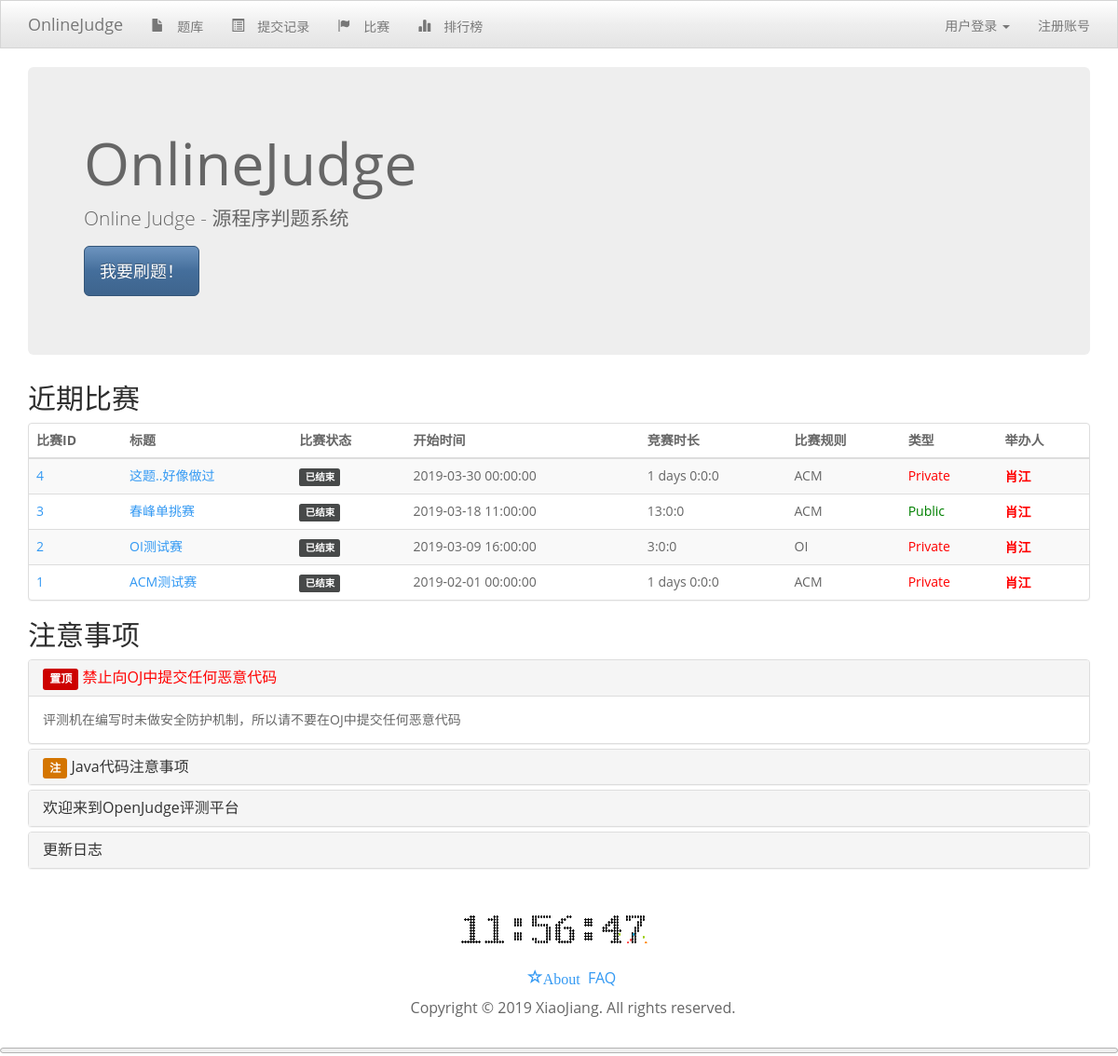
The page / on the database its author committed.
### tables this page shows
CREATE TABLE IF NOT EXISTS `oj_data` (
  `oj_name` varchar(20) NOT NULL COMMENT '网站名称',
  `oj_html_title` varchar(30) NOT NULL COMMENT '标题',
  `oj_title` varchar(30) NOT NULL COMMENT '副名称',
  `oj_runid` int(11) NOT NULL,
  `oj_EvaMacState_1` int(11) NOT NULL,
  `oj_EvaMacState_2` int(11) NOT NULL,
  `oj_allrun_1` int(11) NOT NULL,
  `oj_allrun_2` int(11) NOT NULL
);

CREATE TABLE IF NOT EXISTS `oj_contest` (
  `ConID` int(11) NOT NULL COMMENT '比赛ID',
  `Title` varchar(20) NOT NULL COMMENT '比赛标题',
  `Synopsis` text NOT NULL,
  `Organizer` varchar(20) NOT NULL COMMENT '举办人',
  `Rule` varchar(20) NOT NULL COMMENT '规则',
  `Type` int(11) NOT NULL,
  `PassWord` varchar(20) NOT NULL,
  `StartTime` datetime NOT NULL COMMENT '开始时间',
  `OverTime` datetime NOT NULL COMMENT '结束时间',
  `EnrollStartTime` datetime NOT NULL COMMENT '报名开始时间',
  `EnrollOverTime` datetime NOT NULL COMMENT '报名结束时间',
  `EnrollPeople` text NOT NULL COMMENT '参赛人员',
  `RiskRatio` float NOT NULL COMMENT '风险系数',
  `RatingStatus` int(11) NOT NULL COMMENT '战斗力结算状态',
  `Problem` text NOT NULL COMMENT '题目',
  `Show` int(11) NOT NULL
);

### Php/LoadData.php (called while the page is built, shortened)
<?php
function LoadData()
{
    $sql = "SELECT * FROM oj_data";
    $result = mysql_query($sql);
    $row = mysql_fetch_array($result);
    $WebName = $row['oj_name'];
    $WebTitle = $row['oj_title'];
}
function GetUserColor($Fight)
{
    if($Fight >= 3200)
        return '"myuser-base myuser-red"';
}
LoadData();
?>

### index.php (the view, shortened to what this page needs)
<!DOCTYPE html>
<html lang="zh-cn">
<?php require_once('Php/HTML_Head.php')?>
<?php
	$ModeStr = array('', '正在进行中', '报名中', '未开始', '已结束');
	$ModeCss = array('', 'label-success', 'label-success', 'label-primary', 'label-default');
	$sql = "SELECT * FROM `oj_contest` WHERE `Show`=1 ORDER BY `ConID` desc limit 0, 10";
	$result = mysql_query($sql);
	$NowDate = date('Y-m-d H:i:s');
	$AllContest = array();
    while($row = mysql_fetch_array($result))
    {
		$iMode = ConOver;
		if($NowDate <= $row['StartTime'])
		{
			if($NowDate >= $row['EnrollStartTime'] && $NowDate <= $row['EnrollOverTime'])
				$iMode = ConEnrolling;
			else
				$iMode = ConnoStart;
		}
		else if($NowDate <= $row['OverTime'])
		{
			$iMode = ConDoing;
		}
		else
		{
			$iMode = ConOver;
		}
		$AllContest[]= array(
			"ConID" => $row['ConID'],
      "Title" => $row['Title'],
      "Organizer" => $row['Organizer'],
      "Rule" => $row['Rule'],
			"Type" => $row['Type'],
			"Show" => $row['Show'],
			"StartTime" => $row['StartTime'],
			"OverTime" => $row['OverTime'],
			"Mode" => $iMode
        );
	}
	usort($AllContest,"my_sort");
?>
<body>
	<?php require_once ('Php/Page_Header.php') ?>
	<div class="container animated fadeInLeft">
		<div class="jumbotron">
			<h1><?php echo $WebName ?></h1>
			<p><?php echo $WebTitle ?></p>
			<p><a href="/problem.php" class="btn btn-primary btn-lg" role="button">我要刷题！</a></p>
		</div>
		<h2>近期比赛</h2>
		<div class="panel panel-default">
			<table class="table table-striped table-hover">
				<thead>
					<tr>
						<th>比赛ID</th>
						<th>标题</th>
						<th>比赛状态</th>
						<th>开始时间</th>
						<th>竞赛时长</th>
						<th>比赛规则</th>
						<th>类型</th>
						<th>举办人</th>
					</tr>
				</thead>
				<tbody>
					<?php
						for($i = 0; $i <=  9; $i++)
						{
							if(!isset($AllContest[$i]['ConID']))
                   			{
                    			continue;
							}
							echo '<tr>';
							echo '<td>';
							echo '<a href="Contest/Pandect.php?ConID='.$AllContest[$i]['ConID'].'">'.$AllContest[$i]['ConID'].'</a>';
							echo '</td>';
							echo '<td>';
							echo '<a href="Contest/Pandect.php?ConID='.$AllContest[$i]['ConID'].'">'.$AllContest[$i]['Title'].'</a>';
							echo '</td>';
							echo '<td>';
							echo '<span class="label '.$ModeCss[$AllContest[$i]['Mode']].'">'.$ModeStr[$AllContest[$i]['Mode']].'</span>';
							echo '</td>';
							echo '<td>'.$AllContest[$i]['StartTime'].'</td>';
							$Startdate = strtotime($AllContest[$i]['StartTime']);
							$Enddate   = strtotime($AllContest[$i]['OverTime']);
							$Timediff = $Enddate-$Startdate;
							$Days =     intval($Timediff / 86400);
							$Remain =   $Timediff % 86400;
							$Hours =    intval($Remain / 3600);
							$Remain =   $Remain % 3600;
							$Mins =     intval($Remain / 60);
							$Secs =     $Remain % 60;
							echo '<td>';
							if($Days > 0)
							{
								echo $Days.' days ';
							}
							echo $Hours.':'.$Mins.':'.$Secs;
							echo '<td>'.$AllContest[$i]['Rule'].'</td>';
							if($AllContest[$i]['Type'] == 1)
							{
								echo '<td><font color="red">Private</font></td>';
							}
							else
							{
								echo '<td><font color="green">Public</font></td>';
							}
							$sql = "SELECT Fight FROM oj_user WHERE name='".$AllContest[$i]['Organizer']."'";
							$result = mysql_query($sql);
							$row = mysql_fetch_array($result);
							echo '<td><a href="/OtherUser.php?User='.$AllContest[$i]['Organizer'].'" class='.GetUserColor($row[0]).'>'.$AllContest[$i]['Organizer'].'</a></td>';
							echo '</tr>';
						}
					?>
				</tbody>
			</table>
		</div>
		<h2>注意事项</h2>
		<div class="panel-group" id="accordion">
			<div class="panel panel-default">
				<div class="panel-heading">
					<h4 class="panel-title">
						<span class="label label-danger">置顶</span>
						<a style="color:red" data-toggle="collapse" data-parent="#accordion" href="#collapseOne">禁止向OJ中提交任何恶意代码</a>
					</h4>
				</div>
				<div id="collapseOne" class="panel-collapse collapse in">
					<div class="panel-body">
						评测机在编写时未做安全防护机制，所以请不要在OJ中提交任何恶意代码
					</div>
				</div>
			</div>
			<div class="panel panel-default">
				<div class="panel-heading">
					<h4 class="panel-title">
						<span class="label label-warning">注</span>
						<a data-toggle="collapse" data-parent="#accordion" href="#collapseTwo">
							Java代码注意事项
						</a>
					</h4>
				</div>
			</div>
			<div class="panel panel-default">
				<div class="panel-heading">
					<h4 class="panel-title">
						<a data-toggle="collapse" data-parent="#accordion" href="#collapseThree">
							欢迎来到OpenJudge评测平台
						</a>
					</h4>
				</div>
			</div>
			<div class="panel panel-default">
				<div class="panel-heading">
					<h4 class="panel-title">
						<a data-toggle="collapse" data-parent="#accordion" href="#collapseFour">
							更新日志
						</a>
					</h4>
				</div>
			</div>
		</div>
	</div>
	<?php
	require_once('Php/Page_Footer.php');
	?>
</body>
</html>

### Php/Page_Header.php (shortened to what this page needs)
<nav class="navbar navbar-default navbar-static-top" role="navigation">
	<div class="container">
		<div class="navbar-header">
			<a class="navbar-brand" href="/">
				<?php echo $WebName ?>
			</a>
		</div>
		<div class="collapse navbar-collapse" id="topNavbar">
			<ul class="nav navbar-nav">
				<li id="problem">
					<a href="Problem.php">
						<span class="glyphicon glyphicon-file">
						<span class="font-size-1"></span>题库</span>
					</a>
				</li>
				<li id="status">
					<a href="Status.php">
						<span class="glyphicon glyphicon-list-alt">
							<span class="font-size-1"></span>提交记录</span>
					</a>
				</li>
				<li id="contest">
					<a href="Contest.php">
						<span class="glyphicon glyphicon-flag">
							<span class="font-size-1"></span>比赛</span>
					</a>
				</li>
				<li id="ranklist">
					<a href="Ranklist.php">
						<span class="glyphicon glyphicon-stats">
							排行榜</span>
					</a>
				</li>
			</ul>
			<ul class="nav navbar-nav navbar-right">
			</ul>
		</div>
	</div>
</nav>

### css/community.css (style rules this page uses)
.myuser-base { font-family: "Helvetica Neue", Helvetica, Arial, sans-serif; text-decoration: none !important; font-weight: bold; }
.myuser-red { color: red !important; }

### rows shown on the page
oj_data: oj_name "OnlineJudge", oj_title "Online Judge - 源程序判题系统"
oj_contest: ConID "4", Title "这题..好像做过", ConID "已结束", StartTime "2019-03-30 00:00:00", Days "1", Hours "0", Mins "0", Secs "0", Rule "ACM", Type "Private", Organizer "肖江"
oj_contest: ConID "3", Title "春峰单挑赛", Mode "已结束", StartTime "2019-03-18 11:00:00", Hours "13", Mins "0", Secs "0", Rule "ACM", Type "Public", Organizer "肖江"
oj_contest: ConID "2", Title "OI测试赛", Mode "已结束", StartTime "2019-03-09 16:00:00", Hours "3", Mins "0", Secs "0", Rule "OI", Type "Private", Organizer "肖江"
oj_contest: ConID "1", Title "ACM测试赛", Mode "已结束", StartTime "2019-02-01 00:00:00", Days "1", Hours "0", Mins "0", Secs "0", Rule "ACM", Type "Private", Organizer "肖江"
